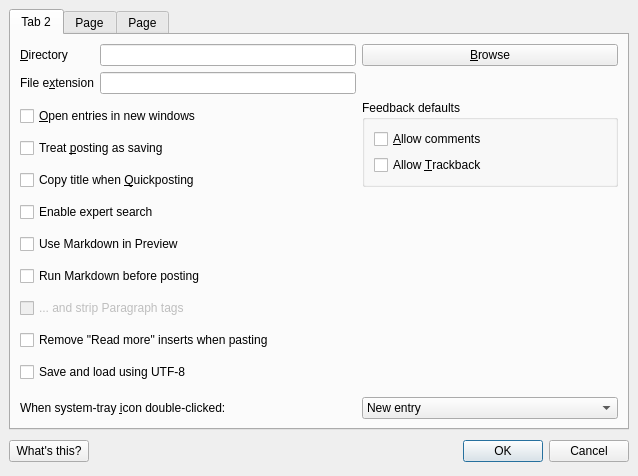
<?xml version="1.0" encoding="UTF-8"?>
<ui version="4.0">
 <author>Matthew J Smith (Yusuf)</author>
 <class>PrefsForm</class>
 <widget class="QDialog" name="PrefsForm">
  <property name="geometry">
   <rect>
    <x>0</x>
    <y>0</y>
    <width>638</width>
    <height>476</height>
   </rect>
  </property>
  <property name="sizePolicy">
   <sizepolicy hsizetype="Fixed" vsizetype="Fixed">
    <horstretch>0</horstretch>
    <verstretch>0</verstretch>
   </sizepolicy>
  </property>
  <property name="windowTitle">
   <string>Preferences</string>
  </property>
  <property name="windowIcon">
   <iconset>
    <normaloff/>
   </iconset>
  </property>
  <layout class="QVBoxLayout">
   <property name="spacing">
    <number>6</number>
   </property>
   <property name="margin">
    <number>9</number>
   </property>
   <item>
    <widget class="QTabWidget" name="tabWidget">
     <property name="currentIndex">
      <number>0</number>
     </property>
     <widget class="QWidget" name="storageTab">
      <attribute name="title">
       <string>Tab 2</string>
      </attribute>
      <layout class="QGridLayout" name="gridLayout_2">
       <item row="0" column="0">
        <widget class="QLabel" name="label_7">
         <property name="text">
          <string>&amp;Directory</string>
         </property>
         <property name="buddy">
          <cstring>leLocalDir</cstring>
         </property>
        </widget>
       </item>
       <item row="0" column="1">
        <widget class="QLineEdit" name="leLocalDir"/>
       </item>
       <item row="0" column="2">
        <widget class="QPushButton" name="pbBrowse">
         <property name="enabled">
          <bool>true</bool>
         </property>
         <property name="text">
          <string>&amp;Browse</string>
         </property>
        </widget>
       </item>
       <item row="1" column="0">
        <widget class="QLabel" name="lFileExtn">
         <property name="text">
          <string>File e&amp;xtension</string>
         </property>
         <property name="buddy">
          <cstring>leFileExtn</cstring>
         </property>
        </widget>
       </item>
       <item row="1" column="1">
        <widget class="QLineEdit" name="leFileExtn"/>
       </item>
       <item row="1" column="2">
        <spacer>
         <property name="orientation">
          <enum>Qt::Horizontal</enum>
         </property>
         <property name="sizeHint" stdset="0">
          <size>
           <width>141</width>
           <height>20</height>
          </size>
         </property>
        </spacer>
       </item>
       <item row="2" column="0" colspan="2">
        <layout class="QVBoxLayout">
         <property name="spacing">
          <number>6</number>
         </property>
         <property name="margin">
          <number>0</number>
         </property>
         <item>
          <widget class="QCheckBox" name="chUseNewWindows">
           <property name="text">
            <string>&amp;Open entries in new windows</string>
           </property>
          </widget>
         </item>
         <item>
          <widget class="QCheckBox" name="chPostAsSave">
           <property name="whatsThis">
            <string>If this is on, if you try to quit having successfully posted an entry but not saved it to disk, QTM will not prompt you to save.</string>
           </property>
           <property name="text">
            <string>Treat &amp;posting as saving</string>
           </property>
          </widget>
         </item>
         <item>
          <widget class="QCheckBox" name="chCopyTitle">
           <property name="text">
            <string>Copy title when &amp;Quickposting</string>
           </property>
          </widget>
         </item>
         <item>
          <widget class="QCheckBox" name="chAllowRegexSearch">
           <property name="whatsThis">
            <string>Allows searching by regular expressions, a programmers' text matching code</string>
           </property>
           <property name="text">
            <string>Enable expert search</string>
           </property>
          </widget>
         </item>
         <item>
          <widget class="QCheckBox" name="chUseMarkdown">
           <property name="text">
            <string>Use Markdown in Preview</string>
           </property>
          </widget>
         </item>
         <item>
          <widget class="QCheckBox" name="chDoMarkdownWhenPosting">
           <property name="whatsThis">
            <string>This makes QTM run Markdown to turn your text into HTML before sending it to the web server.  This is ideal if your blogging application does not support Markdown; if it does, you can send an entry as it is.</string>
           </property>
           <property name="text">
            <string>Run Markdown before posting</string>
           </property>
          </widget>
         </item>
         <item>
          <widget class="QCheckBox" name="chStripParaTags">
           <property name="enabled">
            <bool>false</bool>
           </property>
           <property name="whatsThis">
            <string>Strip out paragraph tags (&amp;lt;p&gt;) between running Markdown and posting the entry.  Note: this feature is no longer recommended due to it causing problems with blockquote tags.</string>
           </property>
           <property name="text">
            <string>... and strip Paragraph tags</string>
           </property>
          </widget>
         </item>
         <item>
          <widget class="QCheckBox" name="chSuppressReadMore">
           <property name="text">
            <string>Remove &quot;Read more&quot; inserts when pasting</string>
           </property>
          </widget>
         </item>
         <item>
          <widget class="QCheckBox" name="chUseUtf8">
           <property name="whatsThis">
            <string>UTF-8 is a multi-lingual standard for encoding text files. The standard is to use the encoding for your locale. Choose this if you are likely to be using systems in different countries.</string>
           </property>
           <property name="text">
            <string>Save and load using UTF-8</string>
           </property>
          </widget>
         </item>
        </layout>
       </item>
       <item row="2" column="2">
        <layout class="QVBoxLayout" name="verticalLayout">
         <item>
          <widget class="QGroupBox" name="gbDefault">
           <property name="title">
            <string>Feedback defaults</string>
           </property>
           <layout class="QVBoxLayout">
            <property name="spacing">
             <number>6</number>
            </property>
            <property name="margin">
             <number>9</number>
            </property>
            <item>
             <widget class="QCheckBox" name="chAllowComments">
              <property name="text">
               <string>&amp;Allow comments</string>
              </property>
             </widget>
            </item>
            <item>
             <widget class="QCheckBox" name="chAllowTB">
              <property name="text">
               <string>Allow &amp;Trackback</string>
              </property>
             </widget>
            </item>
           </layout>
          </widget>
         </item>
         <item>
          <spacer name="verticalSpacer_4">
           <property name="orientation">
            <enum>Qt::Vertical</enum>
           </property>
           <property name="sizeHint" stdset="0">
            <size>
             <width>20</width>
             <height>40</height>
            </size>
           </property>
          </spacer>
         </item>
        </layout>
       </item>
       <item row="3" column="0" colspan="2">
        <widget class="QLabel" name="label_10">
         <property name="text">
          <string>When system-tray &amp;icon double-clicked:</string>
         </property>
         <property name="buddy">
          <cstring>cbSTI2ClickFunction</cstring>
         </property>
        </widget>
       </item>
       <item row="3" column="2">
        <widget class="QComboBox" name="cbSTI2ClickFunction">
         <item>
          <property name="text">
           <string>New entry</string>
          </property>
         </item>
         <item>
          <property name="text">
           <string>QuickPost</string>
          </property>
         </item>
        </widget>
       </item>
      </layout>
     </widget>
     <widget class="QWidget" name="fontTab">
      <attribute name="title">
       <string>Page</string>
      </attribute>
      <layout class="QVBoxLayout">
       <property name="spacing">
        <number>6</number>
       </property>
       <property name="margin">
        <number>9</number>
       </property>
       <item>
        <layout class="QGridLayout" name="fontsGridLayout">
         <property name="margin">
          <number>0</number>
         </property>
         <property name="spacing">
          <number>6</number>
         </property>
         <item row="0" column="1">
          <widget class="QFontComboBox" name="fcbComposer"/>
         </item>
         <item row="0" column="0">
          <widget class="QLabel" name="label_5">
           <property name="text">
            <string>Editing font</string>
           </property>
          </widget>
         </item>
         <item row="1" column="0">
          <widget class="QLabel" name="label_8">
           <property name="text">
            <string>Preview font</string>
           </property>
          </widget>
         </item>
         <item row="1" column="2">
          <widget class="QSpinBox" name="sbPreview">
           <property name="minimum">
            <number>1</number>
           </property>
          </widget>
         </item>
         <item row="2" column="2">
          <widget class="QSpinBox" name="sbConsole">
           <property name="minimum">
            <number>1</number>
           </property>
          </widget>
         </item>
         <item row="2" column="1">
          <widget class="QFontComboBox" name="fcbConsole"/>
         </item>
         <item row="2" column="0">
          <widget class="QLabel" name="label_9">
           <property name="text">
            <string>Console font</string>
           </property>
          </widget>
         </item>
         <item row="1" column="1">
          <widget class="QFontComboBox" name="fcbPreview"/>
         </item>
         <item row="0" column="2">
          <widget class="QSpinBox" name="sbComposer">
           <property name="minimum">
            <number>1</number>
           </property>
          </widget>
         </item>
         <item row="0" column="3">
          <widget class="QToolButton" name="tbEditorBgColor">
           <property name="toolTip">
            <string>Background colour</string>
           </property>
           <property name="whatsThis">
            <string>Background colour for the main editor</string>
           </property>
           <property name="autoFillBackground">
            <bool>true</bool>
           </property>
           <property name="text">
            <string>Back</string>
           </property>
          </widget>
         </item>
         <item row="1" column="3">
          <widget class="QToolButton" name="tbPreviewBgColor">
           <property name="toolTip">
            <string>Background colour</string>
           </property>
           <property name="whatsThis">
            <string>Background colour for entry preview</string>
           </property>
           <property name="autoFillBackground">
            <bool>true</bool>
           </property>
           <property name="text">
            <string>Back</string>
           </property>
          </widget>
         </item>
         <item row="2" column="3">
          <widget class="QToolButton" name="tbConsoleBgColor">
           <property name="whatsThis">
            <string>Background colour for the console</string>
           </property>
           <property name="autoFillBackground">
            <bool>true</bool>
           </property>
           <property name="text">
            <string>Back</string>
           </property>
          </widget>
         </item>
         <item row="0" column="4">
          <widget class="QToolButton" name="tbEditorFgColor">
           <property name="toolTip">
            <string>Foreground colour</string>
           </property>
           <property name="whatsThis">
            <string>Foreground colour for the main editor</string>
           </property>
           <property name="autoFillBackground">
            <bool>true</bool>
           </property>
           <property name="text">
            <string>Fore</string>
           </property>
          </widget>
         </item>
         <item row="1" column="4">
          <widget class="QToolButton" name="tbPreviewFgColor">
           <property name="toolTip">
            <string>Foreground colour</string>
           </property>
           <property name="whatsThis">
            <string>Foreground colour for entry preview</string>
           </property>
           <property name="autoFillBackground">
            <bool>true</bool>
           </property>
           <property name="text">
            <string>Fore</string>
           </property>
          </widget>
         </item>
         <item row="2" column="4">
          <widget class="QToolButton" name="tbConsoleFgColor">
           <property name="toolTip">
            <string>Foreground colour</string>
           </property>
           <property name="whatsThis">
            <string>Foreground colour for the console</string>
           </property>
           <property name="autoFillBackground">
            <bool>true</bool>
           </property>
           <property name="text">
            <string>Fore</string>
           </property>
          </widget>
         </item>
         <item row="0" column="5">
          <widget class="QLabel" name="lEditorExampleText">
           <property name="sizePolicy">
            <sizepolicy hsizetype="Minimum" vsizetype="Preferred">
             <horstretch>0</horstretch>
             <verstretch>0</verstretch>
            </sizepolicy>
           </property>
           <property name="autoFillBackground">
            <bool>true</bool>
           </property>
           <property name="frameShape">
            <enum>QFrame::StyledPanel</enum>
           </property>
           <property name="text">
            <string>Text</string>
           </property>
           <property name="alignment">
            <set>Qt::AlignCenter</set>
           </property>
          </widget>
         </item>
         <item row="1" column="5">
          <widget class="QLabel" name="lPreviewExampleText">
           <property name="sizePolicy">
            <sizepolicy hsizetype="Minimum" vsizetype="Preferred">
             <horstretch>0</horstretch>
             <verstretch>0</verstretch>
            </sizepolicy>
           </property>
           <property name="autoFillBackground">
            <bool>true</bool>
           </property>
           <property name="frameShape">
            <enum>QFrame::StyledPanel</enum>
           </property>
           <property name="text">
            <string>Text</string>
           </property>
           <property name="alignment">
            <set>Qt::AlignCenter</set>
           </property>
          </widget>
         </item>
         <item row="2" column="5">
          <widget class="QLabel" name="lConsoleExampleText">
           <property name="sizePolicy">
            <sizepolicy hsizetype="Minimum" vsizetype="Preferred">
             <horstretch>0</horstretch>
             <verstretch>0</verstretch>
            </sizepolicy>
           </property>
           <property name="autoFillBackground">
            <bool>true</bool>
           </property>
           <property name="frameShape">
            <enum>QFrame::StyledPanel</enum>
           </property>
           <property name="text">
            <string>Text</string>
           </property>
           <property name="alignment">
            <set>Qt::AlignCenter</set>
           </property>
          </widget>
         </item>
         <item row="4" column="0" colspan="4">
          <widget class="QGroupBox" name="gbMarkdown">
           <property name="title">
            <string>Markdown</string>
           </property>
           <layout class="QGridLayout" name="gridLayout">
            <item row="0" column="0">
             <widget class="QLabel" name="lPerlPath">
              <property name="text">
               <string>Path to Perl</string>
              </property>
              <property name="buddy">
               <cstring>lePerlPath</cstring>
              </property>
             </widget>
            </item>
            <item row="0" column="1">
             <widget class="QLineEdit" name="lePerlPath">
              <property name="whatsThis">
               <string>Markdown is written in Perl, so you may need to specify where to find Perl (on Linux and Mac, usually the path is /usr/bin/perl).  If you use a version of Markdown that's written in Python, you can specify the path to Python here instead.</string>
              </property>
             </widget>
            </item>
            <item row="1" column="0">
             <widget class="QLabel" name="lMarkdownPath">
              <property name="text">
               <string>Path to Markdown</string>
              </property>
              <property name="buddy">
               <cstring>leMarkdownPath</cstring>
              </property>
             </widget>
            </item>
            <item row="1" column="1">
             <widget class="QLineEdit" name="leMarkdownPath">
              <property name="whatsThis">
               <string>Where to find the Markdown script.  Ubuntu installs it in /usr/bin but other systems may install it somewhere else.</string>
              </property>
             </widget>
            </item>
            <item row="2" column="0">
             <spacer name="verticalSpacer">
              <property name="orientation">
               <enum>Qt::Vertical</enum>
              </property>
              <property name="sizeHint" stdset="0">
               <size>
                <width>20</width>
                <height>40</height>
               </size>
              </property>
             </spacer>
            </item>
            <item row="2" column="1">
             <spacer name="verticalSpacer_2">
              <property name="orientation">
               <enum>Qt::Vertical</enum>
              </property>
              <property name="sizeHint" stdset="0">
               <size>
                <width>20</width>
                <height>40</height>
               </size>
              </property>
             </spacer>
            </item>
           </layout>
          </widget>
         </item>
         <item row="3" column="0" colspan="6">
          <widget class="Line" name="lineBelowFonts">
           <property name="orientation">
            <enum>Qt::Horizontal</enum>
           </property>
          </widget>
         </item>
         <item row="4" column="4">
          <spacer name="verticalSpacer_3">
           <property name="orientation">
            <enum>Qt::Vertical</enum>
           </property>
           <property name="sizeHint" stdset="0">
            <size>
             <width>20</width>
             <height>40</height>
            </size>
           </property>
          </spacer>
         </item>
        </layout>
       </item>
      </layout>
     </widget>
     <widget class="QWidget" name="tab">
      <attribute name="title">
       <string>Page</string>
      </attribute>
      <layout class="QGridLayout" name="gridLayout_7" columnstretch="3,1">
       <item row="0" column="0">
        <widget class="QGroupBox" name="gbTags">
         <property name="title">
          <string>HTML tags</string>
         </property>
         <layout class="QGridLayout" name="gridLayout_6" columnstretch="1,1,1">
          <item row="0" column="0">
           <widget class="QCheckBox" name="chTagBold">
            <property name="text">
             <string>Bold</string>
            </property>
           </widget>
          </item>
          <item row="1" column="0">
           <widget class="QCheckBox" name="chTagItalic">
            <property name="text">
             <string>Italic</string>
            </property>
           </widget>
          </item>
          <item row="1" column="1">
           <widget class="QPushButton" name="pbTagColorBack">
            <property name="toolTip">
             <string>Background colour for HTML tags</string>
            </property>
            <property name="statusTip">
             <string>Background colour for HTML tags</string>
            </property>
            <property name="whatsThis">
             <string>Click here if you want to change the background colour for HTML tags</string>
            </property>
            <property name="text">
             <string>Back</string>
            </property>
           </widget>
          </item>
          <item row="0" column="1">
           <widget class="QPushButton" name="pbTagColorFore">
            <property name="toolTip">
             <string>Colour of HTML tags</string>
            </property>
            <property name="statusTip">
             <string>Colour of HTML tags</string>
            </property>
            <property name="whatsThis">
             <string>&lt;p&gt;Click here to set the colour of HTML tags, like &amp;lt;a ...&gt;, &amp;lt;em&gt; and so on.&lt;/p&gt;</string>
            </property>
            <property name="text">
             <string>Fore</string>
            </property>
           </widget>
          </item>
          <item row="0" column="2" rowspan="2">
           <widget class="QLabel" name="lTagColorDemo">
            <property name="sizePolicy">
             <sizepolicy hsizetype="Fixed" vsizetype="Preferred">
              <horstretch>0</horstretch>
              <verstretch>0</verstretch>
             </sizepolicy>
            </property>
            <property name="autoFillBackground">
             <bool>true</bool>
            </property>
            <property name="frameShape">
             <enum>QFrame::StyledPanel</enum>
            </property>
            <property name="text">
             <string>Sample text</string>
            </property>
            <property name="alignment">
             <set>Qt::AlignCenter</set>
            </property>
            <property name="margin">
             <number>10</number>
            </property>
           </widget>
          </item>
         </layout>
        </widget>
       </item>
       <item row="1" column="0">
        <widget class="QGroupBox" name="gbEntities">
         <property name="title">
          <string>Entities</string>
         </property>
         <layout class="QGridLayout" name="gridLayout_5">
          <item row="0" column="0">
           <widget class="QCheckBox" name="chEntityBold">
            <property name="text">
             <string>Bold</string>
            </property>
           </widget>
          </item>
          <item row="0" column="1">
           <widget class="QPushButton" name="pbEntityColorFore">
            <property name="toolTip">
             <string>Text colour for HTML entities</string>
            </property>
            <property name="statusTip">
             <string>Text colour for HTML entities</string>
            </property>
            <property name="whatsThis">
             <string>&lt;p&gt;Click here to set the colour for HTML entities, which are codes for symbols, e.g. &amp;amp;amp; for &amp;amp;&lt;/p&gt;</string>
            </property>
            <property name="text">
             <string>Fore</string>
            </property>
           </widget>
          </item>
          <item row="0" column="2" rowspan="2">
           <widget class="QLabel" name="lEntityColorDemo">
            <property name="sizePolicy">
             <sizepolicy hsizetype="Preferred" vsizetype="Preferred">
              <horstretch>0</horstretch>
              <verstretch>0</verstretch>
             </sizepolicy>
            </property>
            <property name="autoFillBackground">
             <bool>true</bool>
            </property>
            <property name="frameShape">
             <enum>QFrame::StyledPanel</enum>
            </property>
            <property name="text">
             <string>Sample text</string>
            </property>
            <property name="alignment">
             <set>Qt::AlignCenter</set>
            </property>
            <property name="margin">
             <number>10</number>
            </property>
           </widget>
          </item>
          <item row="1" column="0">
           <widget class="QCheckBox" name="chEntityItalic">
            <property name="text">
             <string>Italic</string>
            </property>
           </widget>
          </item>
          <item row="1" column="1">
           <widget class="QPushButton" name="pbEntityColorBack">
            <property name="toolTip">
             <string>Background colour for HTML entities</string>
            </property>
            <property name="statusTip">
             <string>Background colour for HTML entities</string>
            </property>
            <property name="whatsThis">
             <string>&lt;p&gt;Click here to set the colour for HTML entities, which are codes for symbols, e.g. &amp;amp;amp; for &amp;amp;&lt;/p&gt;</string>
            </property>
            <property name="text">
             <string>Back</string>
            </property>
           </widget>
          </item>
         </layout>
        </widget>
       </item>
       <item row="1" column="1">
        <spacer name="horizontalSpacer_2">
         <property name="orientation">
          <enum>Qt::Horizontal</enum>
         </property>
         <property name="sizeType">
          <enum>QSizePolicy::Minimum</enum>
         </property>
         <property name="sizeHint" stdset="0">
          <size>
           <width>248</width>
           <height>20</height>
          </size>
         </property>
        </spacer>
       </item>
       <item row="2" column="0">
        <widget class="QGroupBox" name="gbComments">
         <property name="title">
          <string>Comments</string>
         </property>
         <layout class="QGridLayout" name="gridLayout_3">
          <item row="0" column="0">
           <widget class="QCheckBox" name="chCommentBold">
            <property name="sizePolicy">
             <sizepolicy hsizetype="Preferred" vsizetype="Fixed">
              <horstretch>0</horstretch>
              <verstretch>0</verstretch>
             </sizepolicy>
            </property>
            <property name="text">
             <string>Bold</string>
            </property>
           </widget>
          </item>
          <item row="0" column="1">
           <widget class="QPushButton" name="pbCommentColorFore">
            <property name="toolTip">
             <string>Colour for HTML comments</string>
            </property>
            <property name="statusTip">
             <string>Colour for HTML comments</string>
            </property>
            <property name="whatsThis">
             <string>&lt;p&gt;Click here to set the colour for HTML comments beginning with &amp;lt;!--&lt;/p&gt;</string>
            </property>
            <property name="text">
             <string>Fore</string>
            </property>
           </widget>
          </item>
          <item row="0" column="2" rowspan="2">
           <widget class="QLabel" name="lCommentColorDemo">
            <property name="sizePolicy">
             <sizepolicy hsizetype="Preferred" vsizetype="Preferred">
              <horstretch>0</horstretch>
              <verstretch>0</verstretch>
             </sizepolicy>
            </property>
            <property name="autoFillBackground">
             <bool>true</bool>
            </property>
            <property name="frameShape">
             <enum>QFrame::StyledPanel</enum>
            </property>
            <property name="text">
             <string>Sample text</string>
            </property>
            <property name="alignment">
             <set>Qt::AlignCenter</set>
            </property>
            <property name="margin">
             <number>10</number>
            </property>
           </widget>
          </item>
          <item row="1" column="0">
           <widget class="QCheckBox" name="chCommentItalic">
            <property name="sizePolicy">
             <sizepolicy hsizetype="Minimum" vsizetype="Fixed">
              <horstretch>0</horstretch>
              <verstretch>0</verstretch>
             </sizepolicy>
            </property>
            <property name="text">
             <string>Italic</string>
            </property>
           </widget>
          </item>
          <item row="1" column="1">
           <widget class="QPushButton" name="pbCommentColorBack">
            <property name="toolTip">
             <string>Background colour for HTML comments</string>
            </property>
            <property name="statusTip">
             <string>Background colour for HTML comments</string>
            </property>
            <property name="whatsThis">
             <string>&lt;p&gt;Click here to set the background colour for HTML comments beginning with &amp;lt;!--&lt;/p&gt;</string>
            </property>
            <property name="text">
             <string>Back</string>
            </property>
           </widget>
          </item>
         </layout>
        </widget>
       </item>
       <item row="2" column="1">
        <spacer name="horizontalSpacer_3">
         <property name="orientation">
          <enum>Qt::Horizontal</enum>
         </property>
         <property name="sizeType">
          <enum>QSizePolicy::Minimum</enum>
         </property>
         <property name="sizeHint" stdset="0">
          <size>
           <width>248</width>
           <height>20</height>
          </size>
         </property>
        </spacer>
       </item>
       <item row="0" column="1">
        <spacer name="horizontalSpacer">
         <property name="orientation">
          <enum>Qt::Horizontal</enum>
         </property>
         <property name="sizeType">
          <enum>QSizePolicy::Minimum</enum>
         </property>
         <property name="sizeHint" stdset="0">
          <size>
           <width>40</width>
           <height>20</height>
          </size>
         </property>
        </spacer>
       </item>
      </layout>
     </widget>
    </widget>
   </item>
   <item>
    <layout class="QHBoxLayout">
     <property name="spacing">
      <number>6</number>
     </property>
     <property name="margin">
      <number>0</number>
     </property>
     <item>
      <widget class="QPushButton" name="pbWhatsThis">
       <property name="text">
        <string>What's this?</string>
       </property>
      </widget>
     </item>
     <item>
      <spacer>
       <property name="orientation">
        <enum>Qt::Horizontal</enum>
       </property>
       <property name="sizeHint" stdset="0">
        <size>
         <width>131</width>
         <height>31</height>
        </size>
       </property>
      </spacer>
     </item>
     <item>
      <widget class="QPushButton" name="okButton">
       <property name="text">
        <string>OK</string>
       </property>
       <property name="default">
        <bool>true</bool>
       </property>
      </widget>
     </item>
     <item>
      <widget class="QPushButton" name="cancelButton">
       <property name="text">
        <string>Cancel</string>
       </property>
      </widget>
     </item>
    </layout>
   </item>
  </layout>
 </widget>
 <tabstops>
  <tabstop>tabWidget</tabstop>
  <tabstop>leLocalDir</tabstop>
  <tabstop>pbBrowse</tabstop>
  <tabstop>leFileExtn</tabstop>
  <tabstop>chUseNewWindows</tabstop>
  <tabstop>chPostAsSave</tabstop>
  <tabstop>chCopyTitle</tabstop>
  <tabstop>chAllowRegexSearch</tabstop>
  <tabstop>chUseMarkdown</tabstop>
  <tabstop>chDoMarkdownWhenPosting</tabstop>
  <tabstop>chStripParaTags</tabstop>
  <tabstop>chSuppressReadMore</tabstop>
  <tabstop>chAllowComments</tabstop>
  <tabstop>chAllowTB</tabstop>
  <tabstop>cbSTI2ClickFunction</tabstop>
  <tabstop>fcbComposer</tabstop>
  <tabstop>sbComposer</tabstop>
  <tabstop>tbEditorBgColor</tabstop>
  <tabstop>tbEditorFgColor</tabstop>
  <tabstop>fcbPreview</tabstop>
  <tabstop>sbPreview</tabstop>
  <tabstop>tbPreviewBgColor</tabstop>
  <tabstop>tbPreviewFgColor</tabstop>
  <tabstop>fcbConsole</tabstop>
  <tabstop>sbConsole</tabstop>
  <tabstop>tbConsoleBgColor</tabstop>
  <tabstop>tbConsoleFgColor</tabstop>
  <tabstop>lePerlPath</tabstop>
  <tabstop>leMarkdownPath</tabstop>
  <tabstop>chTagBold</tabstop>
  <tabstop>pbTagColorFore</tabstop>
  <tabstop>chTagItalic</tabstop>
  <tabstop>pbTagColorBack</tabstop>
  <tabstop>chEntityBold</tabstop>
  <tabstop>pbEntityColorFore</tabstop>
  <tabstop>chEntityItalic</tabstop>
  <tabstop>pbEntityColorBack</tabstop>
  <tabstop>chCommentBold</tabstop>
  <tabstop>pbCommentColorFore</tabstop>
  <tabstop>chCommentItalic</tabstop>
  <tabstop>pbCommentColorBack</tabstop>
  <tabstop>pbWhatsThis</tabstop>
  <tabstop>okButton</tabstop>
  <tabstop>cancelButton</tabstop>
 </tabstops>
 <resources/>
 <connections>
  <connection>
   <sender>cancelButton</sender>
   <signal>clicked()</signal>
   <receiver>PrefsForm</receiver>
   <slot>reject()</slot>
   <hints>
    <hint type="sourcelabel">
     <x>520</x>
     <y>375</y>
    </hint>
    <hint type="destinationlabel">
     <x>179</x>
     <y>282</y>
    </hint>
   </hints>
  </connection>
  <connection>
   <sender>okButton</sender>
   <signal>clicked()</signal>
   <receiver>PrefsForm</receiver>
   <slot>accept()</slot>
   <hints>
    <hint type="sourcelabel">
     <x>435</x>
     <y>375</y>
    </hint>
    <hint type="destinationlabel">
     <x>256</x>
     <y>164</y>
    </hint>
   </hints>
  </connection>
  <connection>
   <sender>chUseMarkdown</sender>
   <signal>toggled(bool)</signal>
   <receiver>gbMarkdown</receiver>
   <slot>setVisible(bool)</slot>
   <hints>
    <hint type="sourcelabel">
     <x>158</x>
     <y>238</y>
    </hint>
    <hint type="destinationlabel">
     <x>120</x>
     <y>176</y>
    </hint>
   </hints>
  </connection>
  <connection>
   <sender>chUseMarkdown</sender>
   <signal>toggled(bool)</signal>
   <receiver>lineBelowFonts</receiver>
   <slot>setVisible(bool)</slot>
   <hints>
    <hint type="sourcelabel">
     <x>158</x>
     <y>238</y>
    </hint>
    <hint type="destinationlabel">
     <x>120</x>
     <y>142</y>
    </hint>
   </hints>
  </connection>
  <connection>
   <sender>chDoMarkdownWhenPosting</sender>
   <signal>toggled(bool)</signal>
   <receiver>chStripParaTags</receiver>
   <slot>setEnabled(bool)</slot>
   <hints>
    <hint type="sourcelabel">
     <x>85</x>
     <y>252</y>
    </hint>
    <hint type="destinationlabel">
     <x>86</x>
     <y>279</y>
    </hint>
   </hints>
  </connection>
 </connections>
</ui>
